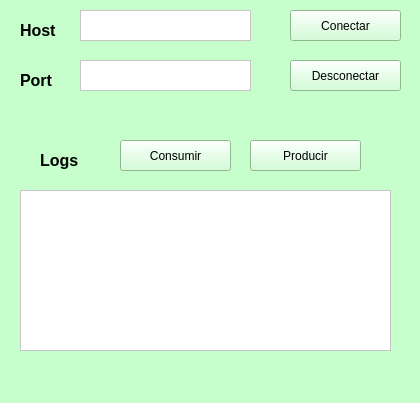
<?xml version="1.0" encoding="UTF-8"?>
<ui version="4.0">
 <class>conexion</class>
 <widget class="QMainWindow" name="conexion">
  <property name="geometry">
   <rect>
    <x>0</x>
    <y>0</y>
    <width>420</width>
    <height>403</height>
   </rect>
  </property>
  <property name="windowTitle">
   <string>MainWindow</string>
  </property>
  <property name="styleSheet">
   <string notr="true">background-color: rgb(198, 255, 203);</string>
  </property>
  <widget class="QWidget" name="centralwidget">
   <widget class="QPushButton" name="Bconectar">
    <property name="geometry">
     <rect>
      <x>290</x>
      <y>10</y>
      <width>111</width>
      <height>31</height>
     </rect>
    </property>
    <property name="styleSheet">
     <string notr="true">font: 12pt &quot;MS Shell Dlg 2&quot;;</string>
    </property>
    <property name="text">
     <string>Conectar</string>
    </property>
   </widget>
   <widget class="QPushButton" name="Bdesconectar">
    <property name="geometry">
     <rect>
      <x>290</x>
      <y>60</y>
      <width>111</width>
      <height>31</height>
     </rect>
    </property>
    <property name="styleSheet">
     <string notr="true">font: 12pt &quot;MS Shell Dlg 2&quot;;</string>
    </property>
    <property name="text">
     <string>Desconectar</string>
    </property>
   </widget>
   <widget class="QLabel" name="Lhost">
    <property name="geometry">
     <rect>
      <x>20</x>
      <y>20</y>
      <width>51</width>
      <height>21</height>
     </rect>
    </property>
    <property name="text">
     <string>&lt;html&gt;&lt;head/&gt;&lt;body&gt;&lt;p&gt;&lt;span style=&quot; font-size:12pt; font-weight:600;&quot;&gt;Host&lt;/span&gt;&lt;/p&gt;&lt;/body&gt;&lt;/html&gt;</string>
    </property>
   </widget>
   <widget class="QLabel" name="Lport">
    <property name="geometry">
     <rect>
      <x>20</x>
      <y>70</y>
      <width>51</width>
      <height>21</height>
     </rect>
    </property>
    <property name="text">
     <string>&lt;html&gt;&lt;head/&gt;&lt;body&gt;&lt;p&gt;&lt;span style=&quot; font-size:12pt; font-weight:600;&quot;&gt;Port&lt;/span&gt;&lt;/p&gt;&lt;/body&gt;&lt;/html&gt;</string>
    </property>
   </widget>
   <widget class="QTextEdit" name="Thost">
    <property name="geometry">
     <rect>
      <x>80</x>
      <y>10</y>
      <width>171</width>
      <height>31</height>
     </rect>
    </property>
    <property name="styleSheet">
     <string notr="true">background-color: rgb(255, 255, 255);</string>
    </property>
   </widget>
   <widget class="QTextEdit" name="Tport">
    <property name="geometry">
     <rect>
      <x>80</x>
      <y>60</y>
      <width>171</width>
      <height>31</height>
     </rect>
    </property>
    <property name="styleSheet">
     <string notr="true">background-color: rgb(255, 255, 255);</string>
    </property>
   </widget>
   <widget class="QTextEdit" name="Tlogs">
    <property name="geometry">
     <rect>
      <x>20</x>
      <y>190</y>
      <width>371</width>
      <height>161</height>
     </rect>
    </property>
    <property name="styleSheet">
     <string notr="true">background-color: rgb(255, 255, 255);</string>
    </property>
   </widget>
   <widget class="QPushButton" name="Bconsumir">
    <property name="geometry">
     <rect>
      <x>120</x>
      <y>140</y>
      <width>111</width>
      <height>31</height>
     </rect>
    </property>
    <property name="styleSheet">
     <string notr="true">font: 12pt &quot;MS Shell Dlg 2&quot;;</string>
    </property>
    <property name="text">
     <string>Consumir</string>
    </property>
   </widget>
   <widget class="QLabel" name="Llogs">
    <property name="geometry">
     <rect>
      <x>40</x>
      <y>150</y>
      <width>51</width>
      <height>21</height>
     </rect>
    </property>
    <property name="text">
     <string>&lt;html&gt;&lt;head/&gt;&lt;body&gt;&lt;p&gt;&lt;span style=&quot; font-size:12pt; font-weight:600;&quot;&gt;Logs&lt;/span&gt;&lt;/p&gt;&lt;/body&gt;&lt;/html&gt;</string>
    </property>
   </widget>
   <widget class="QPushButton" name="Bproducir">
    <property name="geometry">
     <rect>
      <x>250</x>
      <y>140</y>
      <width>111</width>
      <height>31</height>
     </rect>
    </property>
    <property name="styleSheet">
     <string notr="true">font: 12pt &quot;MS Shell Dlg 2&quot;;</string>
    </property>
    <property name="text">
     <string>Producir</string>
    </property>
   </widget>
  </widget>
  <widget class="QMenuBar" name="menubar">
   <property name="geometry">
    <rect>
     <x>0</x>
     <y>0</y>
     <width>420</width>
     <height>21</height>
    </rect>
   </property>
  </widget>
  <widget class="QStatusBar" name="statusbar"/>
 </widget>
 <resources/>
 <connections/>
</ui>
